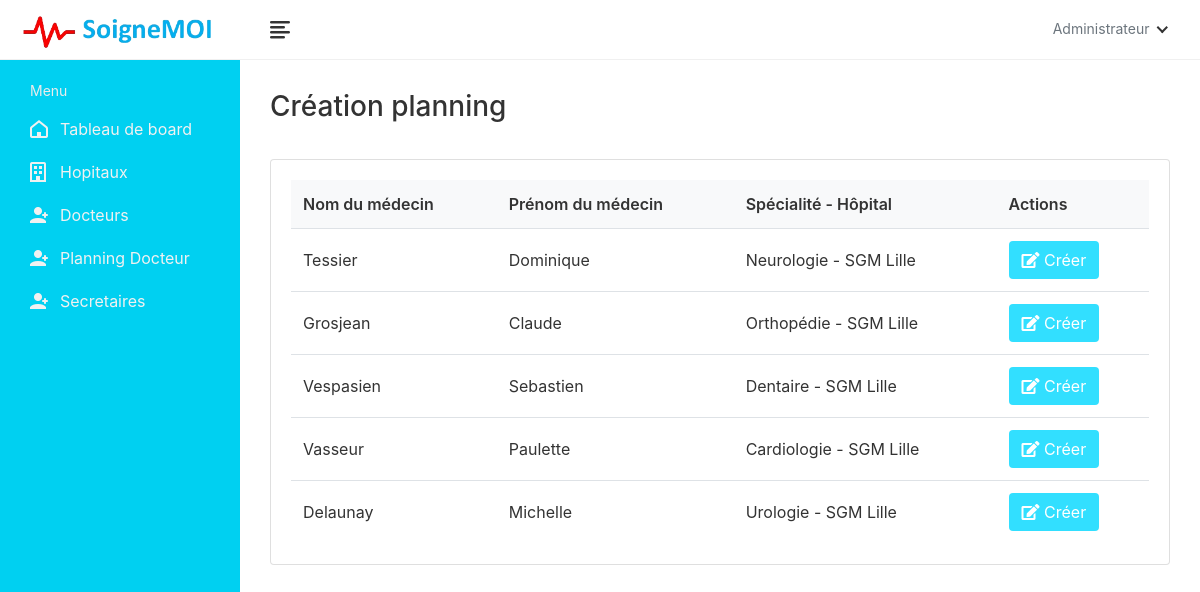
The app's page /doctor-list-planning/ (signed in), older data.
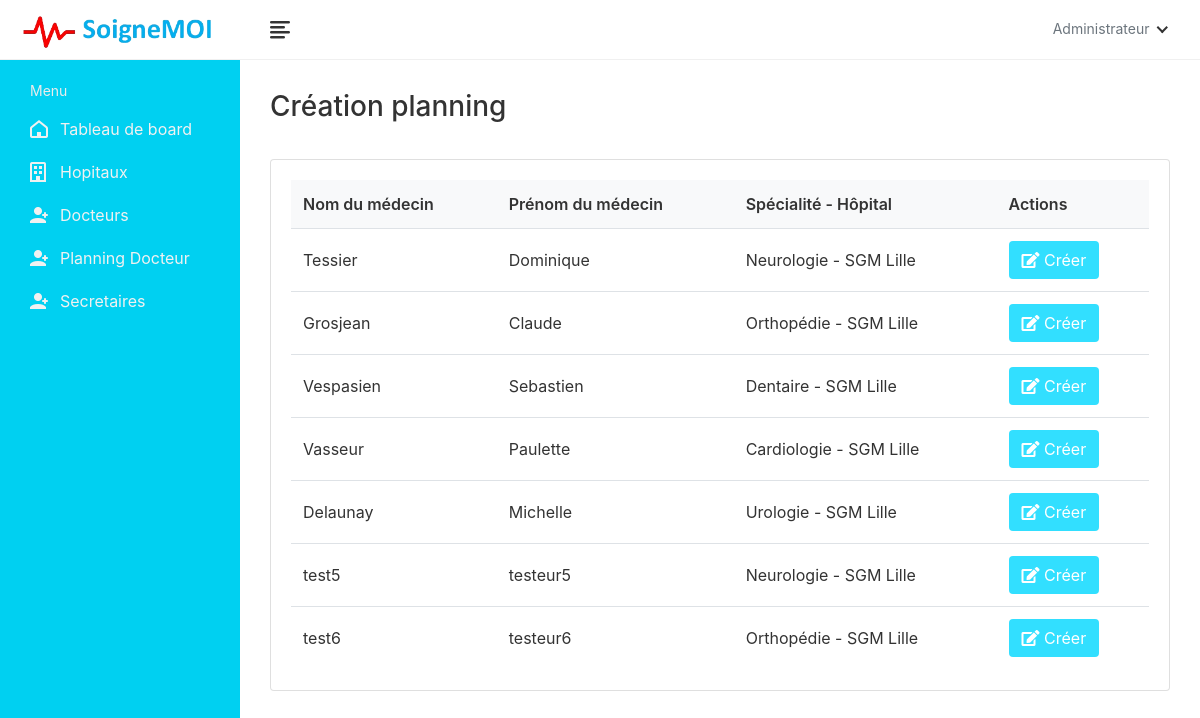
The same page, newer data.
### book/models.py (models this page shows, shortened)
class Doctor(models.Model):
    doctor_id = models.AutoField(primary_key=True)
    user = models.OneToOneField(User, on_delete=models.CASCADE, null=True, blank=True, related_name='profile')
    first_name = models.CharField(max_length=200, null=True)
    last_name = models.CharField(max_length=200, null=True)
    specialization = models.ForeignKey(Specialization, on_delete=models.SET_NULL, null=True, blank=True)
    phone_number = models.CharField(max_length=200, null=True, blank=True)
    date_of_birth = models.DateField(null=True, blank=True)
    reg_number = models.CharField(max_length=6, null=True, blank=True)
    hospital_name = models.ForeignKey(Hospital, on_delete=models.SET_NULL, null=True, blank=True)

class Specialization(models.Model):
    specialization_id = models.AutoField(primary_key=True)
    hospital = models.ForeignKey(Hospital, on_delete=models.CASCADE, null=True, blank=True)
    specialization_name = models.CharField(max_length=200, null=True, blank=True)
    def __str__(self):
        val1 = str(self.specialization_name)
        val2 = str(self.hospital)
        val3 = val1 + ' - ' + val2
        return str(val3)

class Hospital(models.Model):
    hospital_id = models.AutoField(primary_key=True)
    name = models.CharField(max_length=200, null=True, blank=True)
    address = models.CharField(max_length=200, null=True, blank=True)
    featured_image = models.ImageField(upload_to='hospitals/', default='hospitals/default.png', null=True, blank=True)
    description = models.TextField(null=True, blank=True)
    email = models.EmailField(max_length=200, null=True, blank=True)
    phone_number = models.CharField(max_length=10,null=True, blank=True)
    def __str__(self):
        return str(self.name)

### book/views.py (the view)
# urls.py: path('doctor-list-planning/', DoctorListPlanningView.as_view(), name='doctor-list-planning'),
class DoctorListPlanningView(LoginRequiredMixin, ListView):
    model = Doctor
    template_name = 'book/administration/doctor/doctor-list-planning.html'
    context_object_name = 'doctors'

### templates/book/administration/doctor/doctor-list-planning.html (shortened to what this page needs)
{% extends 'book/administration/admin-base.html' %}
{% load static %}
{% block content %}
<body>
    <div class="main-wrapper">
        <header class="header">
            {% include 'book/administration/hospital-admin-navbar.html' %}
        </header>
        <aside class="sidebar" id="sidebar">
            {% include 'book/administration/hospital-admin-sidebar.html' %}
        </aside>
        <div class="page-wrapper">
            <div class="content container-fluid">
                <div class="page-header">
                    <div class="row">
                        <div class="col-sm-12">
                            <h3 class="page-title">Création planning</h3>
                        </div>
                    </div>
                </div>
                <div class="row">
                    <div class="col-md-12">
                        <div class="card">
                            <div class="card-body">
                                <div class="table-responsive">
                                    <table class="datatable table table-hover table-center mb-0">
                                        <thead>
                                            <tr>
                                                <th>Nom du médecin</th>
                                                <th>Prénom du médecin</th>
                                                <th>Spécialité - Hôpital</th>
                                                <th>Actions</th>
                                            </tr>
                                        </thead>
                                        <tbody>
                                            {% for doctor in doctors %}
                                            <tr>
                                                <td>{{ doctor.last_name }}</td>
                                                <td>{{ doctor.first_name }}</td>
                                                <td>{{ doctor.specialization }}</td>
                                                <td>
                                                    <div class="table-action">
                                                        {% if doctor.doctor_id %}
                                                            <a href="{% url 'doctor-schedule' doctor_id=doctor.doctor_id %}" class="btn " style="background-color: #32DFFF; color: white;">
                                                                <i class="fas fa-edit"></i> Créer
                                                            </a>
                                                        {% else %}
                                                            <span class="text-danger">ID manquant</span>
                                                        {% endif %}
                                                    </div>
                                                </td>
                                            </tr>
                                            {% endfor %}
                                        </tbody>
                                    </table>
                                </div>
                            </div>
                        </div>
                    </div>
                </div>
            </div>
        </div>
    </div>
</body>
{% endblock content %}

Row changes from the older to the newer data that the page shows:
added Doctor: last_name "test5", first_name "testeur5", specialization "Neurologie - SGM Lille", shows "Créer"
added Doctor: last_name "test6", first_name "testeur6", specialization "Orthopédie - SGM Lille", shows "Créer"
